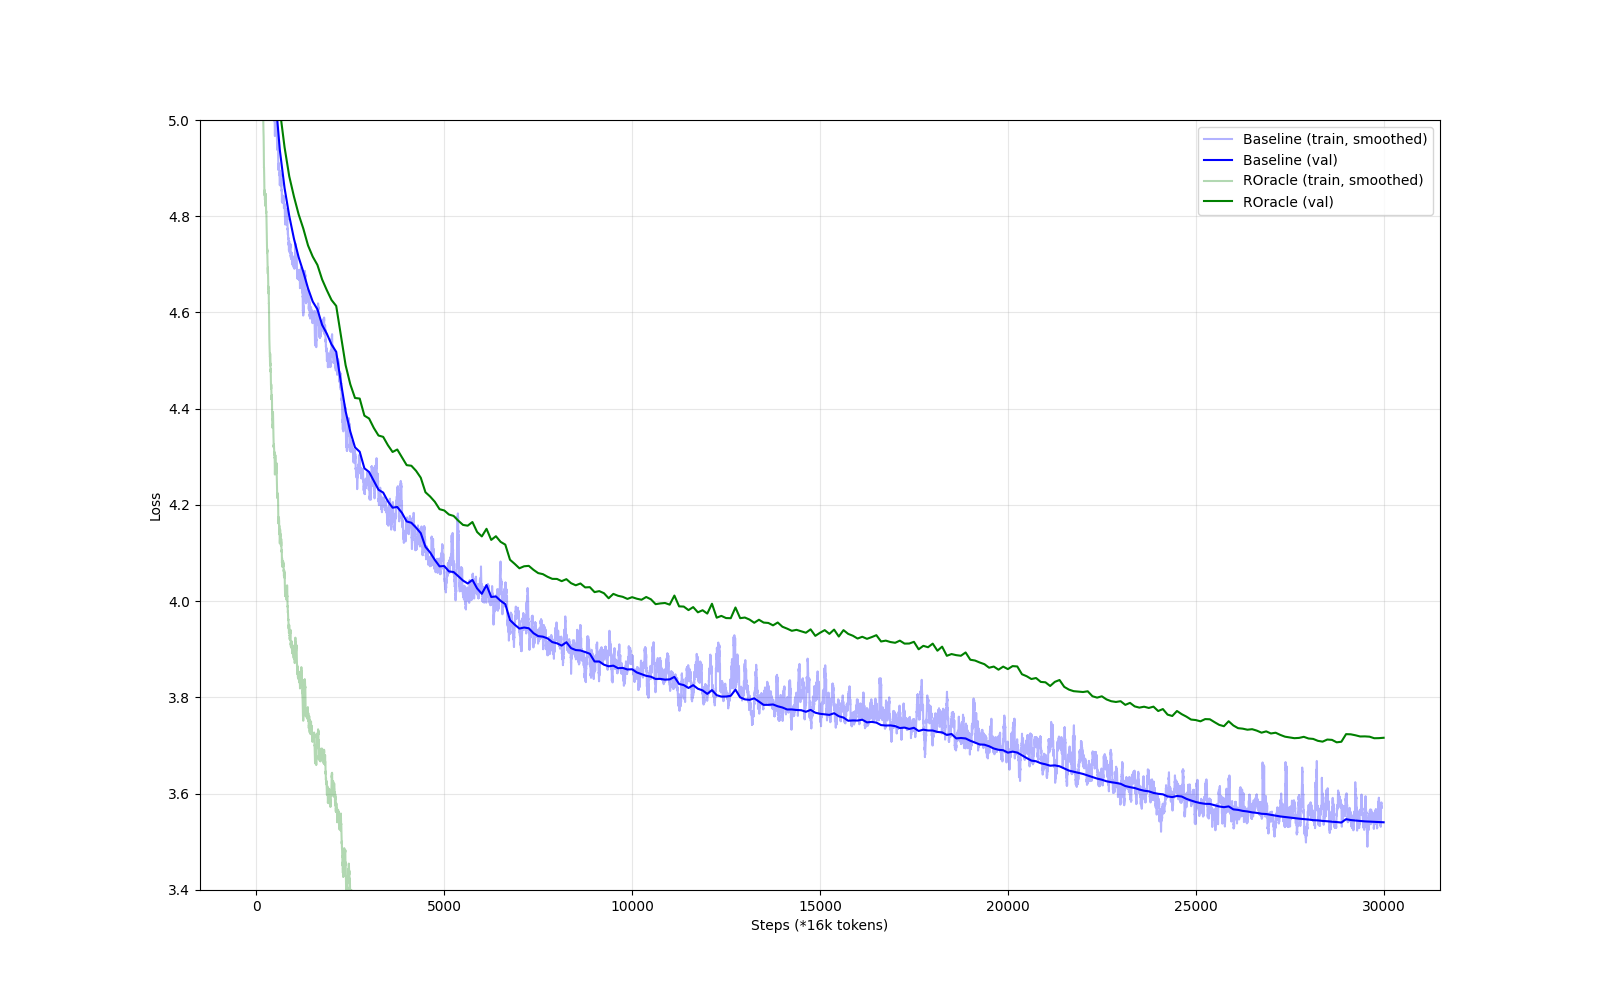

Reproduce this figure in Python.
from pathlib import Path
import numpy as np
import matplotlib.pyplot as plt


# Apply smoothing with a window size of 50
def smooth(losses, window_size=50):
    kernel = np.ones(window_size) / window_size
    return np.convolve(losses, kernel, mode="valid")


def get_data_from_file(f: Path):
    lines = f.read_text().splitlines()
    train_losses = [eval(l[l.index("[") :]) for l in lines if "train_losses=[" in l]
    val_losses = [eval(l[l.index("{") :]) for l in lines if "val_losses={" in l]
    assert len(train_losses) == 1
    assert len(val_losses) == 1
    return {"train_losses": train_losses[0], "val_losses": val_losses[0]}


ROOT = Path(__file__).parent
RUNS = [
    {"name": "Baseline", "color": "blue", **get_data_from_file(ROOT / "experiment_logs/20250523_Baseline30k.txt")},
    {"name": "ROracle", "color": "green", **get_data_from_file(ROOT / "experiment_logs/20250523_ROracle30k.txt")},
]

plt.figure(figsize=(16, 10))

# Plot training losses (faded lines)
for run in RUNS:
    smooth_train = smooth(run["train_losses"])
    plt.plot(smooth_train, alpha=0.3, label=f"{run['name']} (train, smoothed)", color=run["color"])
    val_steps = run["val_losses"].keys()
    val_values = run["val_losses"].values()
    plt.plot(val_steps, val_values, label=f"{run['name']} (val)", color=run["color"])

# Plot validation losses (solid points)
plt.ylim(3.4, 5.0)

plt.xlabel("Steps (*16k tokens)")
plt.ylabel("Loss")
plt.legend()
plt.grid(True, alpha=0.3)
plt.show()
plt.savefig("plot.png")


if False:
    ## Analyse fineweb seq_len distribution
    # Load validation data
    val_data = np.fromfile("./data/fineweb1B/fineweb_val_000000.bin", dtype=np.uint16)

    # Find document boundaries (50256) and calculate sequence lengths
    doc_ends = np.flatnonzero(val_data == 50256)
    seq_lengths = np.diff(doc_ends)

    # Create histogram
    plt.figure(figsize=(16, 10))
    plt.hist(seq_lengths, bins=np.geomspace(128, 128 * 1024, 21), alpha=0.7, log=True)
    plt.xlabel("Sequence Length")
    plt.ylabel("Count")
    plt.title("Distribution of Document Lengths")
    plt.grid(True, alpha=0.3)
    plt.gca().set_xscale("log", base=2)
    plt.gca().set_yscale("linear")
    plt.savefig("seq_lengths_hist.png")
